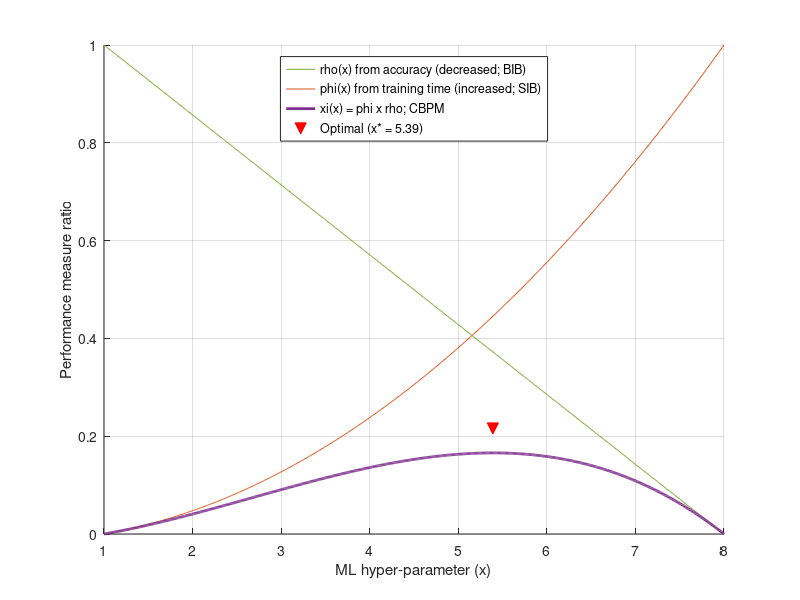

The MATLAB script that drew this image:
% cbpm_demo_case1_r01

% cbpm_demo_002
% CNN Measure for 

clear all

ep = 0.01;

x=[1:0.01:8]';

y1 = (.6).^(x/1000);
y2 = 2*(x/10).^2;

%y2 = (2).^x;

n = length(x);

alpha0 = y1(1);
alpha1 = y1(n);
beta0 = y2(1);
beta1 = y2(n);

%Del0 = abs(y1(1)-y1(n));
%Del1 = abs(y2(n)-y2(1));

Del0 = y1(1)-y1(n);
Del1 = y2(n)-y2(1);


%ph0 = (1-ep)/Del0*(y1-alpha1)+ep;
%ph1 = (1-ep)/Del1*(y2-beta0)+ep;


ph0 = 1/Del0*(y1-alpha1);
ph1 = 1/Del1*(y2-beta0);

PH = ph0.*ph1;


[a i]=max(PH);
[a j]=min(PH);
%%%%%%%%%%%%%%%%
tle = ['CNN layer optimization'];
x_lb = ['ML hyper-parameter (x)'];
y_lb = ['Performance measure ratio'];
lgnd_1 = ['rho(x) from accuracy (decreased; BIB)'];
lgnd_2 = ['phi(x) from training time (increased; SIB)'];
lgnd_3 = ['xi(x) = phi x rho; CBPM'];
%lgnd_4 = ['Optimal number of layers (n* = ' num2str(x(i),'%.0f') ')'];
lgnd_4 = ['Optimal (x* = ' num2str(x(i)) ')'];
%%%%%%%%%%%%%%%%
figure
hold on
grid on

%title(tle);
xlabel(x_lb);
ylabel(y_lb);

plot(x,[ph0],'Color',[0.4660 0.6740 0.1880]);
plot(x,[ph1],'Color',[0.8500 0.3250 0.0980]);
plot(x,PH,'LineWidth',2,'Color',[0.4940 0.1840 0.5560]);
%plot(x(i),PH(i)-0.05,'r^','MarkerSize',8,'MarkerFaceColor','r');
plot(x(i),PH(i)+0.05,'rv','MarkerSize',8,'MarkerFaceColor','r');

legend(lgnd_1,lgnd_2,lgnd_3, lgnd_4, 'location', 'north');
hold off

%figure
%plot(x,[y1]);

x_star = x(i)
%x_star_SIB = x(j)
acc = y1(i)
time = y2(i)
